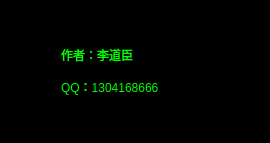
<?xml version="1.0" encoding="UTF-8"?>
<ui version="4.0">
 <class>QAbout</class>
 <widget class="QDialog" name="QAbout">
  <property name="geometry">
   <rect>
    <x>0</x>
    <y>0</y>
    <width>270</width>
    <height>143</height>
   </rect>
  </property>
  <property name="windowTitle">
   <string>关于软件</string>
  </property>
  <property name="styleSheet">
   <string notr="true">background-color: rgb(0, 0, 0);</string>
  </property>
  <widget class="QWidget" name="">
   <property name="geometry">
    <rect>
     <x>50</x>
     <y>30</y>
     <width>161</width>
     <height>81</height>
    </rect>
   </property>
   <layout class="QVBoxLayout" name="verticalLayout">
    <item>
     <widget class="QLabel" name="label">
      <property name="styleSheet">
       <string notr="true">background-color: rgb(0, 0, 0);
color: rgb(0, 255, 0);
font: 75 14pt &quot;Adobe 宋体 Std L&quot;;</string>
      </property>
      <property name="text">
       <string>作者：李道臣</string>
      </property>
     </widget>
    </item>
    <item>
     <widget class="QLabel" name="label_2">
      <property name="styleSheet">
       <string notr="true">background-color: rgb(0, 0, 0);
color: rgb(0, 255, 0);
font: 75 14pt &quot;Adobe 宋体 Std L&quot;;</string>
      </property>
      <property name="text">
       <string>QQ：1304168666</string>
      </property>
     </widget>
    </item>
   </layout>
  </widget>
 </widget>
 <layoutdefault spacing="6" margin="11"/>
 <resources/>
 <connections/>
</ui>
